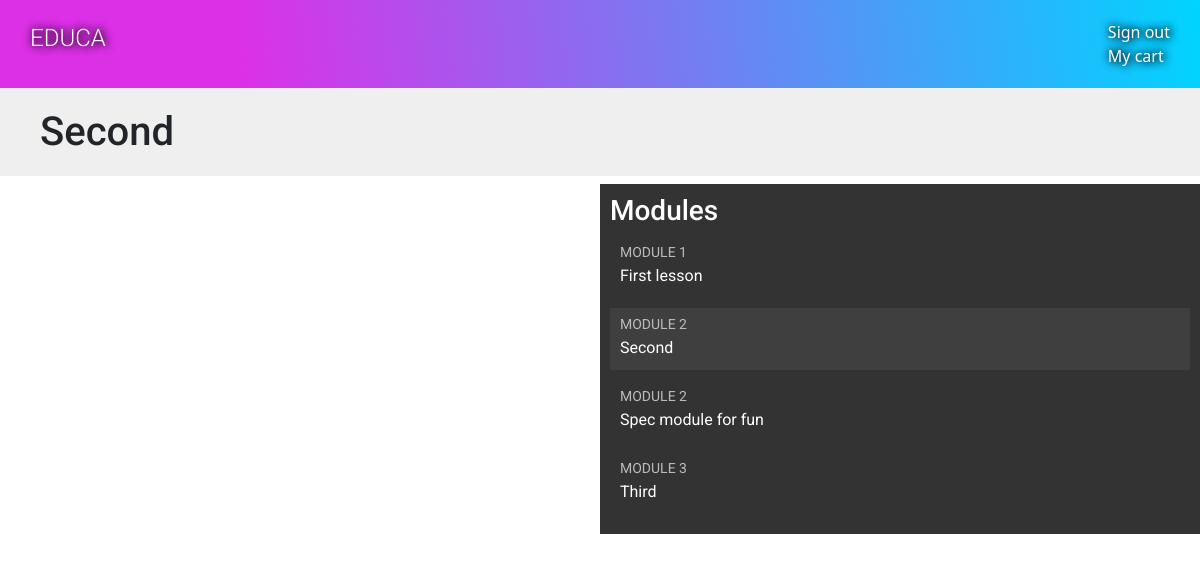
Page /students/courses/1/2/ (signed in) on the committed database.
### courses/models.py (models this page shows, shortened)
class Module(models.Model):
    name = models.CharField(max_length=200)
    slug = models.CharField(max_length = 200)
    course = models.ForeignKey(Course, related_name='modules', on_delete=models.CASCADE)
    description = models.TextField(blank=True)
    order = OrderField(blank=True, for_fields=['course'])
    class Meta:
        ordering = ['order']

### students/views.py (the view)
# urls.py: path('courses/<pk>/', StudentCoursesDetailView.as_view(), name='student_detail'),
class StudentCoursesDetailView(DetailView):
    model = Course
    template_name = 'students/course/detail.html'
    def get_queryset(self):
        return Course.objects.filter(students__in=[self.request.user])
    def get_context_data(self, **kwargs):
        context = super().get_context_data(**kwargs)
        course = self.object #get_object
        print(course.name)
        if 'module_id' in self.kwargs:
            module = course.modules.get(id = self.kwargs['module_id'])
            context['module'] = module
        else:
            module = course.modules.first()
            context['module'] = module
        context['module_context'] = module.content.all()
        return context

### students/templates/students/course/detail.html (shortened to what this page needs)
{% extends "base.html" %}
{% load cache %}
{% block content %}
  <h1>
    {{ module.name }}
  </h1>
  <div class="contents">
    <h3>Modules</h3>
    <ul id="modules">
      {% for m in object.modules.all %}
        <li data-id="{{ m.id }}" {% if m == module %}class="selected"{% endif %}>
          <a href="{% url "student_detail_module" object.id m.id %}">
            <span>
              Module <span class="order">{{ m.order|add:1 }}</span>
            </span>
            <br>
            {{ m.name }}
          </a>
        </li>
      {% empty %}
        <li>No modules yet.</li>
      {% endfor %}
    </ul>
  </div>
  <div class="module">
  </div>
{% endblock %}

### courses/static/css/base.css (style rules this page uses)
body { margin:0; font-family:'Roboto', sans-serif; font-weight:400; color:#333; }
a { color:#3fad37; text-decoration:none; }
ul { float:left; }
h1, h2, h3, h4, h5, h6 { font-family:'Roboto', sans-serif; font-weight:300; }
h1 { background:#efefef; width:100%; overflow:auto; padding:20px 0 20px 40px; margin:0; }
.module { padding:10px 20px; float:left; width:600px; }
.contents { width:50%; padding:10px; float:right; background:#333; color: #fff; font-family:'Roboto', sans-serif; }
.contents ul { list-style:none; margin:0; padding:0; width:100%; }
.contents ul li { margin:0 0 10px 0; padding:4px 10px 10px; overflow:auto; cursor:move; }
.contents ul li.selected { background:#3f3f3f; }
.contents ul span { text-transform:uppercase; color:#bbb; font-size:14px; }
.contents ul a { display:block; color:#fff; text-decoration:none; transition: all 0.4s ease; }

### rows in the picture
Module: name "Second", order|add "2"
Module: order|add "1", name "First lesson"
Module: order|add "2", name "Spec module for fun"
Module: order|add "3", name "Third"
